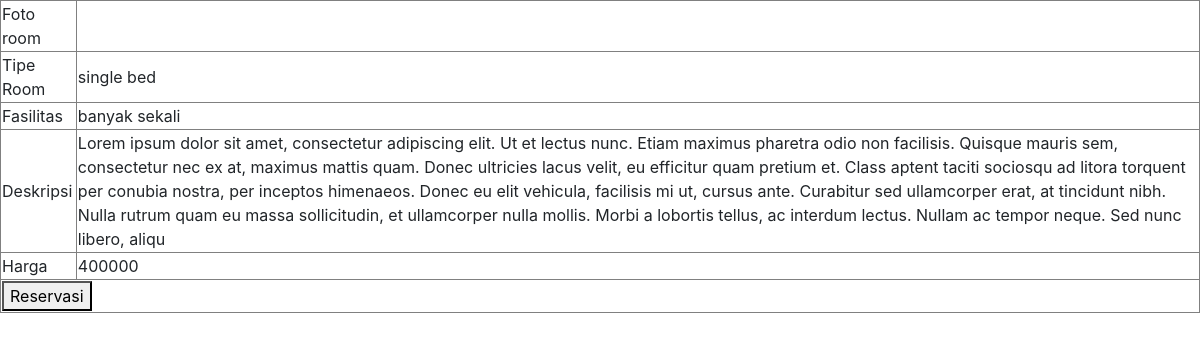
Screenshot of /view/detailroom.php?id=2 (signed in) with the database file from the repository.
### tables this page shows
CREATE TABLE `room` (
  `idroom` int(11) NOT NULL,
  `roomnumber` int(11) NOT NULL,
  `roomtype` varchar(255) NOT NULL,
  `harga` varchar(255) NOT NULL,
  `fasilitas` text NOT NULL,
  `status` varchar(20) NOT NULL,
  `deskripsi` text NOT NULL,
  `idfoto` int(11) NOT NULL
);

### view/detailroom.php (the view, shortened to what this page needs)
<?php
$conn = mysqli_connect("localhost", "root", "", "hotelbooking");
$ID = $_GET['id'];
$query = mysqli_query($conn, "select * from room where idroom = $ID");
if (mysqli_num_rows($query) > 0) {
    $row = $query->fetch_assoc();
    $type = $row['roomtype'];
    $harga = $row['harga'];
    $deskripsi = $row['deskripsi'];
    $fasilitas = $row['fasilitas'];
} else {
    echo "Data tidak ditemukan.";
}
?>
<!DOCTYPE html>
<html lang="en">
<head>
    <link rel="stylesheet" href="https://cdn.jsdelivr.net/npm/bootstrap@4.0.0/dist/css/bootstrap.min.css">
</head>
<body>
    <table border="1">
        <tr>
            <td>Foto room</td>
            <td><img src="" alt=""></td>
        </tr>
        <tr>
            <td>Tipe Room</td>
            <td><?= $type ?></td>
        </tr>
        <tr>
            <td>Fasilitas</td>
            <td><?= $fasilitas ?></td>
        </tr>
        <tr>
            <td>Deskripsi</td>
            <td><?= $deskripsi ?></td>
        </tr>
        <tr>
            <td>Harga</td>
            <td><?= $harga ?></td>
        </tr>
        <tr>
            <td colspan="2">
                <form method="POST">
                    <button type="submit" name="submit">Reservasi</button>
                </form>
            </td>
        </tr>
    </table>
</body>
</html>

### rows the page displays
room: roomtype "single bed", fasilitas "banyak sekali", deskripsi "Lorem ipsum dolor sit amet, consectetur adipiscing elit. Ut et lectus nunc. Etiam maximus pharetra odio non facilisis. Quisque mauris sem, consectetur nec ex at, maximus mattis quam. Donec ultricies lacus velit, eu efficitur quam pretium et. Class aptent taciti sociosqu ad litora torquent per conubia nostra, per inceptos himenaeos. Donec eu elit vehicula, facilisis mi ut, cursus ante. Curabitur sed ullamcorper erat, at tincidunt nibh. Nulla rutrum quam eu massa sollicitudin, et ullamcorper nulla mollis. Morbi a lobortis tellus, ac interdum lectus. Nullam ac tempor neque. Sed nunc libero, aliqu", harga "400000"
